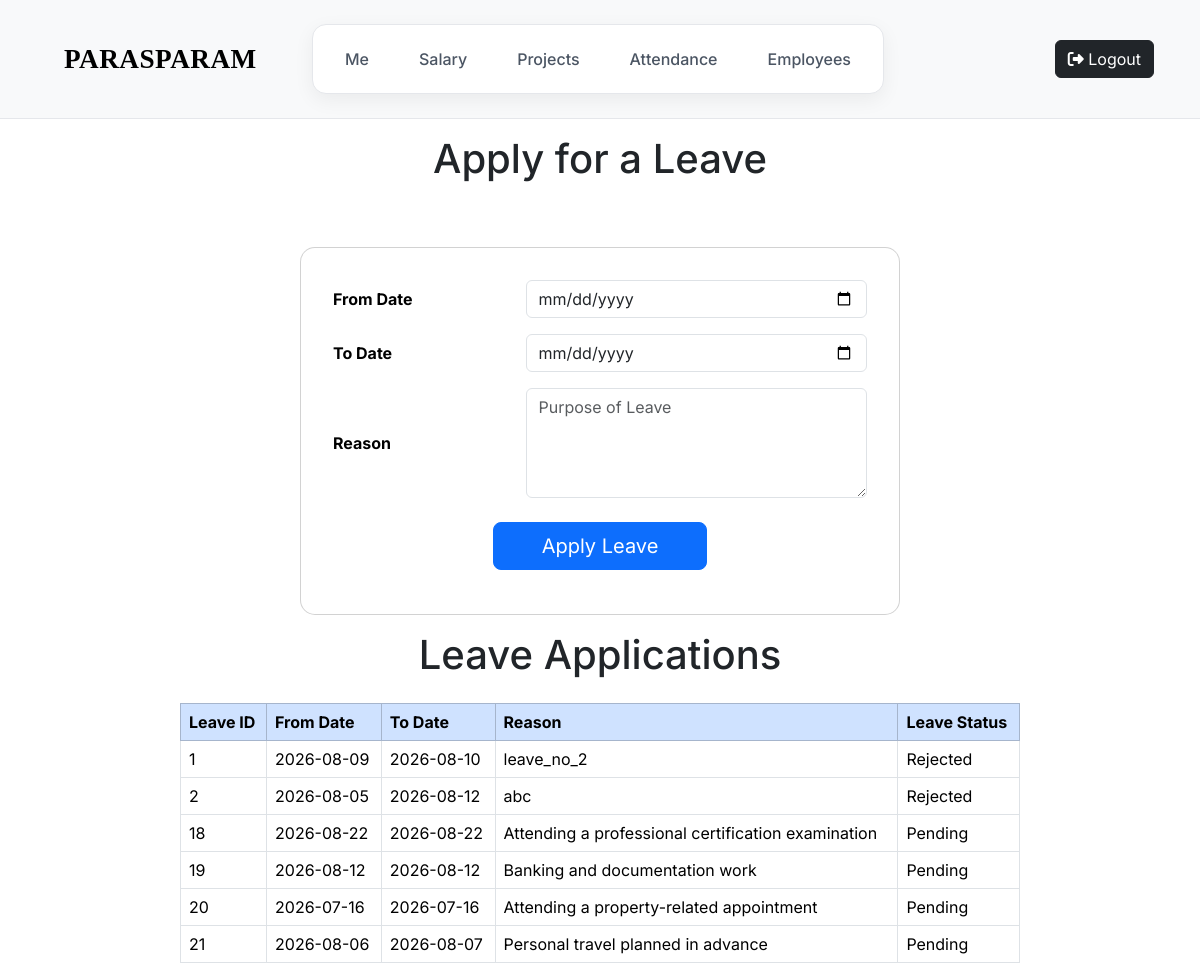
Page /user/leave-application (signed in) on the committed database.
### tables this page shows
CREATE TABLE "leaves" (
    leave_id INTEGER PRIMARY KEY AUTOINCREMENT,
    emp_id NUMERIC,
    from_date VARCHAR,
    to_date VARCHAR,
    half_type NUMERIC,
    reason TEXT,
    leave_status TEXT
);

### app.py (the view, shortened to what this page needs)
@app.route("/user/leave-application", methods=['GET', 'POST'])
@employee_login_required
def leave_application():
    if request.method=="GET":
        leaves = db.execute("SELECT leave_id, from_date, to_date, reason, leave_status FROM leaves WHERE emp_id = ?", session["user_id"])
        return render_template("leave_application_user.html", leaves = leaves)

### app.py (called while the page is built)
@app.after_request
def after_request(response):
    response.headers["Cache-Control"] = "no-cache, no-store, must-revalidate"
    response.headers["Expires"] = 0
    response.headers["Pragma"] = "no-cache"
    return response

### helpers.py (called while the page is built)
def employee_login_required(f):
    @wraps(f)
    def decorated_function(*args, **kwargs):
        if session.get("user_id") is None:
            return redirect("/")
        return f(*args, **kwargs)
    return decorated_function

### templates/leave_application_user.html
{% extends "employee_home.html" %}
{% block main %}
<h1 class="title py-3"> Apply for a Leave </h1>
<div class="container d-flex justify-content-center mt-5">
    <div class="card leave-card p-4" style="width: 600px; border-radius: 15px;">
        <form action="/user/leave-application" method="POST">
            <table class="table table-borderless align-middle">
                <tr>
                    <th style="width: 35%;">From Date</th>
                    <td>
                        <input class="form-control" type="date" name="leave-from-date" required>
                    </td>
                </tr>
                <tr>
                    <th>To Date</th>
                    <td>
                        <input class="form-control" type="date" name="leave-to-date" required>
                    </td>
                </tr>
                <tr>
                    <th>Reason</th>
                    <td>
                        <textarea class="form-control"
                                  name="leave-reason"
                                  rows="4"
                                  placeholder="Purpose of Leave"
                                  required></textarea>
                    </td>
                </tr>
                <tr>
                    <td colspan="2" class="text-center pt-3">
                        <button class="btn btn-primary btn-lg px-5" type="submit">
                            Apply Leave
                        </button>
                    </td>
                </tr>
            </table>
        </form>
    </div>
</div>
<h1 class="title py-3"> Leave Applications </h1>
<div class="emp_project_body center">
    <table class="table table-bordered">
        <thead class="table-primary">
            <th> Leave ID </th>
            <th> From Date </th>
            <th> To Date </th>
            <th> Reason </th>
            <th> Leave Status </th>
        </thead>
        <tbody>
            {% for leave in leaves %}
            <tr>
                <td> {{ leave['leave_id'] }} </td>
                <td> {{ leave['from_date'] }}  </td>
                <td> {{ leave['to_date'] }}</td>
                <td> {{ leave['reason'] }}  </td>
                <td> {{ leave['leave_status'] }} </td>
            </tr>
            {% endfor %}
        </tbody>
    </table>
</div>
{% endblock %}

### static/styles.css (style rules this page uses)
body { font-family: 'Inter'; }
.card { height: 32rem; width: 30rem; border-radius: 1rem; }
.center { justify-content: center; }
.left, .center, .right { flex: 1; }
.center { display: flex; justify-content: center; }
.center-tag, .title { justify-content: center; text-align: center; }
.emp_project_body { width: 70%; margin: 0 auto; }
.leave-card { height: 23rem; }

### rows in the picture
leaves: leave_id "1", from_date "2026-08-09", to_date "2026-08-10", reason "leave_no_2", leave_status "Rejected"
leaves: leave_id "2", from_date "2026-08-05", to_date "2026-08-12", reason "abc", leave_status "Rejected"
leaves: leave_id "18", from_date "2026-08-22", to_date "2026-08-22", reason "Attending a professional certification examination", leave_status "Pending"
leaves: leave_id "19", from_date "2026-08-12", to_date "2026-08-12", reason "Banking and documentation work", leave_status "Pending"
leaves: leave_id "20", from_date "2026-07-16", to_date "2026-07-16", reason "Attending a property-related appointment", leave_status "Pending"
leaves: leave_id "21", from_date "2026-08-06", to_date "2026-08-07", reason "Personal travel planned in advance", leave_status "Pending"
